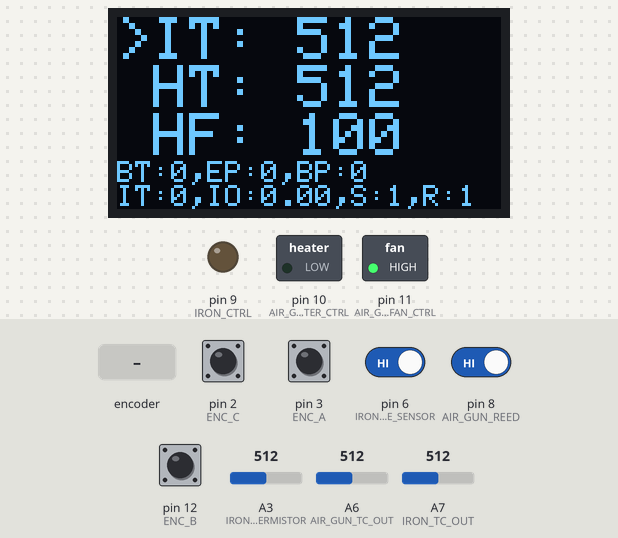
Recording of a sketch running on a simulated Arduino Nano, built with avr-gcc and run on an emulated ATmega328P. On the bench: 128×64 one-colour display, switched loads named in the sketch (green lamp = pin HIGH), output pins drawn as LEDs (lit = HIGH). The test bench sets the inputs (shaded band); at power-on: pin 2 (ENC_C), pin 3 (ENC_A), pin 6 (IRON_SHAKE_SENSOR), pin 8 (AIR_GUN_REED), pin 12 (ENC_B) HIGH, A6 (AIR_GUN_TC_OUT) = 512, A7 (IRON_TC_OUT) = 512, A3 (IRON_THERMISTOR) = 512. EEPROM starts erased.

Above: at 1.2 s.
1.3 s: pin 2 (ENC_C) pulled LOW for 0.15 s
At 2.2 s:
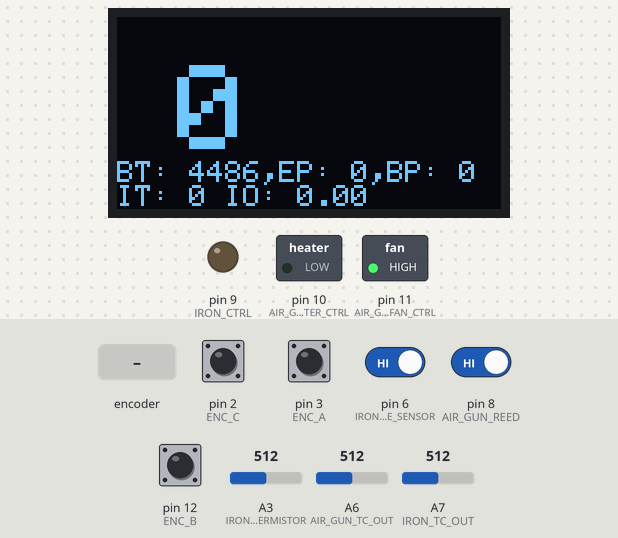
4.4 s: rotary encoder on pin 3 (ENC_A) / pin 12 (ENC_B) turned 3 steps (first pin leading)
At 5.5 s:
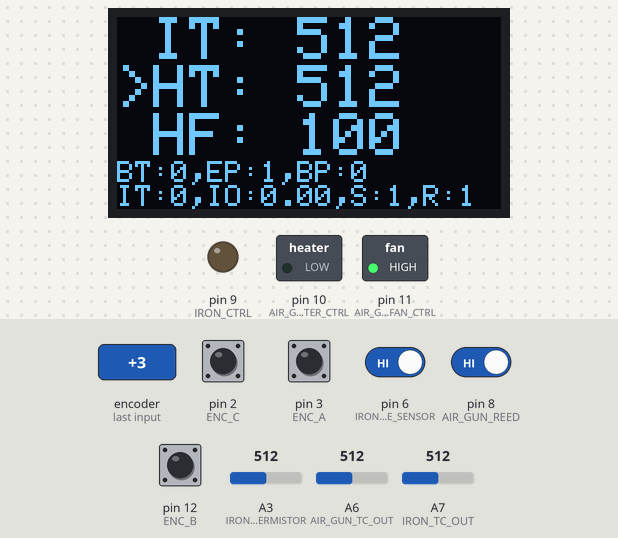
6.5 s: A6 (AIR_GUN_TC_OUT) set to 716
At 7.86 s:
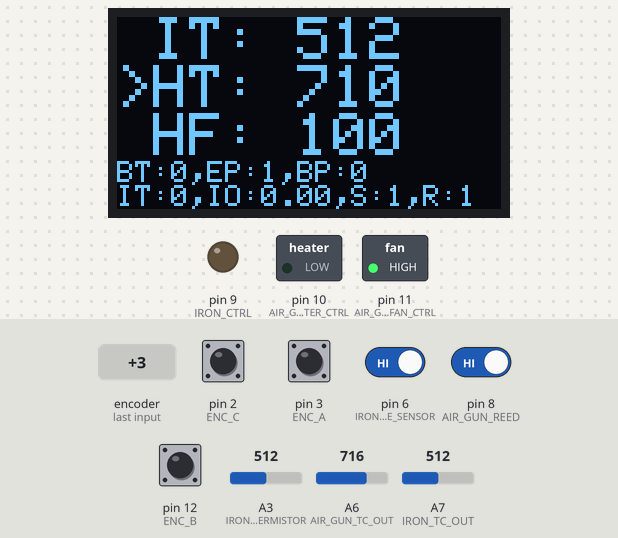
8.0 s: A7 (IRON_TC_OUT) set to 0
At 9.49 s:
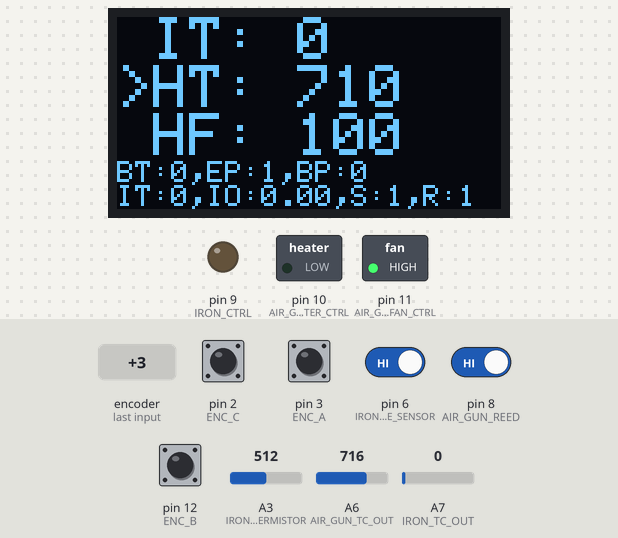
9.5 s: A7 (IRON_TC_OUT) set to 122
At 10.8 s:
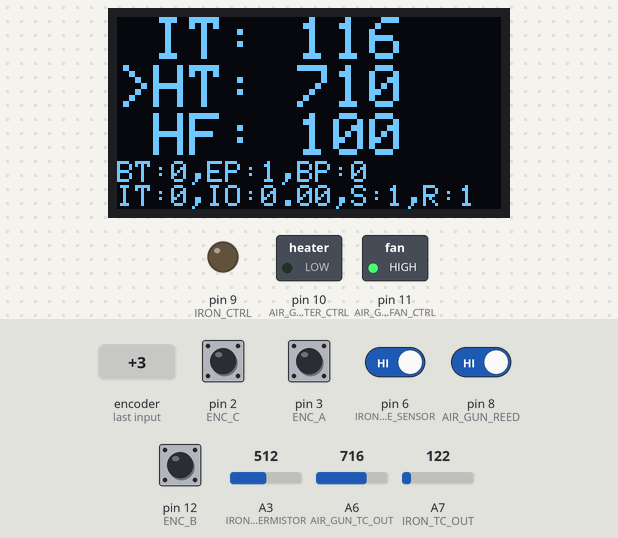
11.0 s: pin 6 (IRON_SHAKE_SENSOR) driven LOW
At 12.3 s:
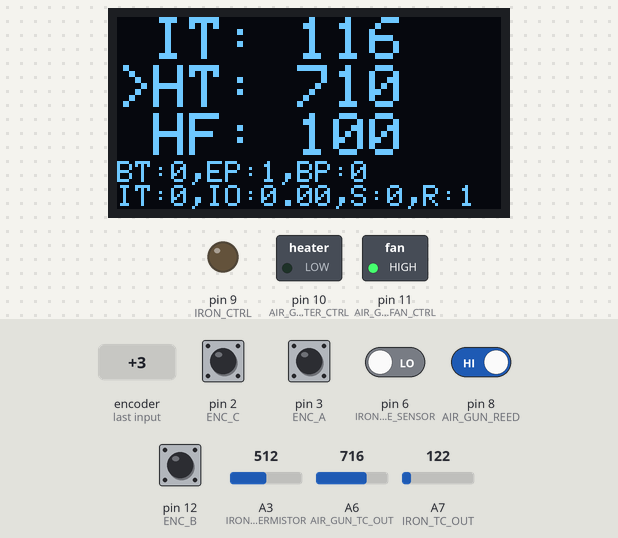
Timing chart, 0 to 13.5 s (numbered marks = the images above; inputs shaded):
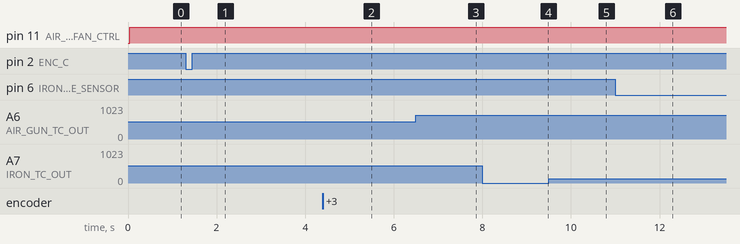

Measured:
- after the input at 1.3 s, the display: first changes after 0.21 s (image 1 shows a later state)
- after the input at 4.4 s, the display: first differs from a run without the input after 0.26 s (image 2 shows a later state)
- after the input at 6.5 s, the display: first changes after 0.06 s (image 3 shows a later state)
- after the input at 8.0 s, the display: first changes after 0.06 s (image 4 shows a later state)
- after the input at 9.5 s, the display: first changes after 0.06 s (image 5 shows a later state)
- after the input at 11.0 s, the display: changes after 0.07 s (image 6)

The sketch:

sst12_ha.ino
```cpp
#include <EEPROM.h>
//#include <SPI.h>
#include <Wire.h>
//#include <Adafruit_GFX.h>
#include <Adafruit_SSD1306.h>
//#include <max6675.h>
#include <PWM.h>
#include <PID_v1.h>

// UI display modes
#define UI_MAIN 0
#define UI_SET 1
#define UI_ABOUT 2

// UI cursor
#define SEL_IRON 0
#define SEL_HAG 1
#define SEL_HAG_FAN 2

/*#define UI_MM_IRON 0
#define UI_MM_HAG 1
#define UI_MM_SETTINGS 2
#define UI_IRON 3
#define UI_HAG 4
#define UI_SETTINGS 5
#define UI_ABOUT 6
*/
// encoder pins
#define ENC_A  3 // INT0
#define ENC_B  12
#define ENC_C  2 // INT1

// iron pins
#define IRON_CTRL 9
#define IRON_TC_OUT A7
#define IRON_SHAKE_SENSOR 6
#define IRON_THERMISTOR A3
#define AIR_GUN_HEATER_CTRL 10
#define AIR_GUN_TC_OUT A6
#define AIR_GUN_FAN_CTRL 11
#define AIR_GUN_REED 8

// max6675 thermocouple, temporary for calibration
//#define thermoDO 4
//#define thermoCS 5
//#define thermoCLK 7

//MAX6675 thermocouple(thermoCLK, thermoCS, thermoDO);

// Smoothing factor (0 = don't smooth)
const byte averageFactor = 7;

byte UIMode, UICursor;
unsigned long UIBackTimer;

int prevEncoderPos;
volatile int encoderPos;
volatile int encoderMin, encoderMax, encoderStep;
volatile bool encoderLooped = true;
volatile unsigned int btnPress = 0;

int EEMEM airGunFanCtrl_addr;

// Control variables
int ironTempCtrl, airGunTempCtrl, airGunFanCtrl;

// Sensor variables
int ironTemp, airGunTemp, ironHandleTemp, oldIronTemp, oldAirGunTemp;
byte ironSakeSensor, airGunReedSensor;

// PID variables for iron and air gun
//double pid_in, pid_out, pid_sp, air_gun_out, iron_out;
double iron_in, iron_out, iron_sp, air_gun_in, air_gun_out, air_gun_sp;

//PID myPID(&Input, &Output, &Setpoint, Kp, Ki, Kd, DIRECT);
//PID myPID(&pid_in, &pid_out, &pid_sp, 2, 5, 1, DIRECT);
PID iron_PID(&iron_in, &iron_out, &iron_sp, 2, 5, 1, DIRECT);
PID air_gun_PID(&air_gun_in, &air_gun_out, &air_gun_sp, 2, 5, 1, DIRECT);

#define SCREEN_WIDTH 128 // OLED display width, in pixels
#define SCREEN_HEIGHT 64 // OLED display height, in pixels

// Declaration for an SSD1306 display connected to I2C (SDA, SCL pins)
#define OLED_RESET     4 // Reset pin # (or -1 if sharing Arduino reset pin)
Adafruit_SSD1306 display(SCREEN_WIDTH, SCREEN_HEIGHT, &Wire, OLED_RESET);

//#if (SSD1306_LCDHEIGHT != 64)
//#error("Height incorrect, please fix Adafruit_SSD1306.h!");
//#endif

void setup() {
  // put your setup code here, to run once:
//  Serial.begin(9600);

// Lower PWM frequency to 30 Hz
//  TCCR1B = TCCR1B & 0b11111000 | 0x05;

// Init PWM and ctrl pins
// PWM lib. Init all timers except for 0, to save time keeping functions
//  InitTimersSafe();
  Timer1_Initialize();
// PWM lib. Set IRON_CTRL and AIR_GUN_HEATER_CTRL pins frequency to 3 Hz
  SetPinFrequencySafe(IRON_CTRL, 3);
  SetPinFrequencySafe(AIR_GUN_HEATER_CTRL, 3);
//  SetPinFrequencySafe(AIR_GUN_FAN_CTRL, 31372.55);

// Init control pins
  pinMode(IRON_CTRL, OUTPUT);
  pinMode(AIR_GUN_HEATER_CTRL, OUTPUT);
  pinMode(AIR_GUN_FAN_CTRL, OUTPUT);
//  analogWrite(IRON_CTRL, 0);
//  analogWrite(AIR_GUN_HEATER_CTRL, 0);
//  analogWrite(AIR_GUN_FAN_CTRL, 0);
  pwmWrite(IRON_CTRL, 0);
  pwmWrite(AIR_GUN_HEATER_CTRL, 0);
  pwmWrite(AIR_GUN_FAN_CTRL, 0);

// Init sensor pins
  pinMode(IRON_SHAKE_SENSOR, INPUT);
  pinMode(AIR_GUN_REED, INPUT);
  digitalWrite(IRON_SHAKE_SENSOR, HIGH);
  digitalWrite(AIR_GUN_REED, HIGH);

// Init encoder pins and assign functions to interruptions
  pinMode(ENC_A, INPUT);
  pinMode(ENC_B, INPUT);
  pinMode(ENC_C, INPUT);
  digitalWrite(ENC_A, HIGH);
  digitalWrite(ENC_B, HIGH);
  digitalWrite(ENC_C, HIGH);

// Encoder pin on interrupt 0 - pin 2
  attachInterrupt(0, doEncoderBtn, CHANGE);
// Encoder pin on interrupt 1 - pin 3
  attachInterrupt(1, doEncoderTune, CHANGE);

// Init OLED display
  display.begin(SSD1306_SWITCHCAPVCC, 0x3C);  // initialize with the I2C addr 0x3D (for the 128x64)

// Initial temp reading (for smoothing)
  ironTemp = analogRead(IRON_TC_OUT);
  airGunTemp = analogRead(AIR_GUN_TC_OUT);

// Init controls
  ironTempCtrl = 0; airGunTempCtrl = 0, airGunFanCtrl = 0;

// Init PIDs
  iron_in = 0; iron_sp = 0; iron_PID.SetMode(AUTOMATIC);
  air_gun_in = 0; air_gun_sp = 0; air_gun_PID.SetMode(AUTOMATIC);

// Temporary
  airGunFanCtrl = 100;

// for max6675
//  delay(1000);

  UICursor = 0;
  setUIMode(UI_ABOUT, 1000);

}

void loop() {

// Read sensor data
  readSensors();

// Calculate control values
  calcControls();

// Update control state
  setControls();

// Draw UI
  drawUI();

}

void drawUI() {
  String cc;

  if (UIBackTimer > 0 && UIBackTimer <= millis()) {
    setUIMode(UI_MAIN, 0);
  }

  display.clearDisplay();
  display.setTextColor(WHITE);

  switch (UIMode) {
    case UI_SET:
      display.setTextSize(4);
      display.setCursor(20,16);
      display.println(encoderPos);
      display.setTextSize(1);
      display.println("BT: " + String(UIBackTimer) + ",EP: " + String(encoderPos) + ",BP: " + String(btnPress));
      display.print("IT: " + String(ironTempCtrl));// + ",HT: " + String(airGunTempCtrl));// +",HF: " + String(airGunFanCtrl));
      display.print(" IO: " + String(iron_out));// + ",HT: " + String(airGunTempCtrl));// +",HF: " + String(airGunFanCtrl));
//      display.print(String(prevEncoderPos) + " " + String(encoderPos));

      if (prevEncoderPos != encoderPos) {
        switch (UICursor) {
          case SEL_IRON:
            ironTempCtrl = encoderPos;
            break;
          case SEL_HAG:
            airGunTempCtrl = encoderPos;
            break;
          case SEL_HAG_FAN:
            airGunFanCtrl = encoderPos;
        }
        prevEncoderPos = encoderPos;
        UIBackTimer = millis() + 3000;
      }

      if (btnPress == 1) {
        setUIMode(UI_MAIN, 0);
        btnPress = 0;
      }
      break;
    case UI_ABOUT:
      display.setTextSize(2);
      display.setCursor(0,0);
      display.println(" SST12_HA ");
      display.println("SW: 0.5");
      display.println("HW: REV A");
      display.setTextSize(1);
      display.println(String(UIBackTimer) + " " + String(millis()));
      display.println("kaspargoo@gmail.com");
      if (btnPress == 1) {
        setUIMode(UI_MAIN, 0);
        btnPress = 0;
      }
      break;
    default: // UI_MAIN
      UICursor = encoderPos;
      display.setTextSize(2);
      display.setCursor(0,0);
      if (UICursor == SEL_IRON) cc = ">"; else cc = " ";
      display.print(cc + "IT: ");
      display.println(ironTemp);
      if (UICursor == SEL_HAG) cc = ">"; else cc = " ";
      display.print(cc + "HT: ");
      display.println(airGunTemp);
      if (UICursor == SEL_HAG_FAN) cc = ">"; else cc = " ";
      display.print(cc + "HF: ");
      display.println(airGunFanCtrl);
      display.setTextSize(1);

      display.println("BT:" + String(UIBackTimer) + ",EP:" + String(encoderPos) + ",BP:" + String(btnPress));
      display.println("IT:" + String(ironTempCtrl) + ",IO:" + String(iron_out) + ",S:" + String(ironSakeSensor) + ",R:" + String(airGunReedSensor));// + ",HT: " + String(airGunTempCtrl));// +",HF: " + String(airGunFanCtrl));
      //display.print(",HT: " + String(airGunTempCtrl));// +",HF: " + String(airGunFanCtrl));

      if (btnPress == 1) {
        setUIMode(UI_SET, 3000);
        btnPress = 0;
      }
  }

  display.display();

//  display.setTextColor(BLACK, WHITE); // 'inverted' text
//  display.drawPixel(10, 10, WHITE);

}

void setUIMode(unsigned int mode, unsigned int backTimer) {

  switch (mode) {
    case UI_SET:
      UIMode = UI_SET;
      switch (UICursor) {
        case SEL_IRON:
          initEncoder(ironTempCtrl, 0, 750, 10, false);
          break;
        case SEL_HAG:
          initEncoder(airGunTempCtrl, 0, 750, 10, false);
          break;
        case SEL_HAG_FAN:
          initEncoder(airGunFanCtrl, 0, 100, 10, false);
      }
      break;
    case UI_ABOUT:
      UIMode = UI_ABOUT;
      break;
    default: //UI_MAIN
// If we are switching from UI_SET mode then update values in EEPROM
      if (UIMode = UI_SET) {
        EEPROM.put((int)&airGunFanCtrl_addr, airGunFanCtrl);
      }
      UIMode = UI_MAIN;
      initEncoder(UICursor, 0, 2, 1, true);
  }

  if (backTimer > 0) UIBackTimer = millis() + backTimer;
  else UIBackTimer = 0;

}

void readSensors() {
  // Display Temperature in C
//  double tempReading2 = thermocouple.readCelsius();
//  Serial.println(tempReading2);
//  float tempVolts = tempReading * 3.3 / 1024.0;
//  float tempC = (tempVolts - 0.5) * 100.0;

//  int tempReading = analogRead(AIR_GUN_TC_OUT);
//  airGunTemp = tempReading;
  oldAirGunTemp = airGunTemp;
  airGunTemp = analogRead(AIR_GUN_TC_OUT);

  if (averageFactor > 0) {
    airGunTemp = (oldAirGunTemp * (averageFactor - 1) + airGunTemp) / averageFactor;
  }

  ironHandleTemp = analogRead(IRON_THERMISTOR);

// Stop iron PWM to read temperature
//  analogWrite(IRON_CTRL, 0);
  pwmWrite(IRON_CTRL, 0);
  delay(10);

  oldIronTemp = ironTemp;
  ironTemp = analogRead(IRON_TC_OUT);

  if (averageFactor > 0) {
    ironTemp = (oldIronTemp * (averageFactor - 1) + ironTemp) / averageFactor;
  }

  ironSakeSensor = digitalRead(IRON_SHAKE_SENSOR);
  airGunReedSensor = digitalRead(AIR_GUN_REED);

}

void calcControls() {

  if (ironTempCtrl > 0) {
    iron_sp = ironTempCtrl;
    iron_in = ironTemp;
    iron_PID.Compute();
//    iron_out = pid_out;
  }
  else iron_out = 0;

  if (airGunTempCtrl > 0) {
    air_gun_sp = airGunTempCtrl;
    air_gun_in = airGunTemp;
    air_gun_PID.Compute();
//    air_gun_out = pid_out;
  }
  else air_gun_out = 0;

}

void setControls() {
//  analogWrite(IRON_CTRL, iron_out);
  pwmWrite(IRON_CTRL, iron_out);
// Limit air heater power to 20%
//  analogWrite(AIR_GUN_HEATER_CTRL, 0.1 * air_gun_out);
  pwmWrite(AIR_GUN_HEATER_CTRL, 0.1 * air_gun_out);
//  analogWrite(AIR_GUN_FAN_CTRL, 255 * airGunFanCtrl / 100);
  pwmWrite(AIR_GUN_FAN_CTRL, 255 * airGunFanCtrl / 100);
}

void initEncoder(unsigned int cur, unsigned int min, unsigned int max, unsigned int step, bool looped) {
  encoderPos = cur; encoderMin = min; encoderMax = max; encoderStep = step; encoderLooped = looped;
}

void doEncoderBtn() {

  if (digitalRead(ENC_C) == HIGH) {
    btnPress = 1;
  }
//  Serial.println("Btn changed");
}

void doEncoderTune() {

int diff = 0;

  if (digitalRead(ENC_A) == HIGH) {   // found a low-to-high on channel A
/*    if (digitalRead(ENC_B) == LOW)    // check channel B to see which way encoder is turning
      encoderPos = encoderPos - 1;    // CCW
    else
      encoderPos = encoderPos + 1;    // CW
*/  }
  else {                              // found a high-to-low on channel A
    if (digitalRead(ENC_B) == LOW)    // check channel B to see which way encoder is turning
      diff = encoderStep;    // CW
    else
      diff = -encoderStep;   // CCW
    }


  if (encoderPos + diff > encoderMax) {
    if (encoderLooped)
      encoderPos = encoderMin;
    else
      encoderPos = encoderMax;
  } else if (encoderPos + diff < encoderMin) {
    if (encoderLooped)
      encoderPos = encoderMax;
    else
      encoderPos = encoderMin;
  } else {
    encoderPos = encoderPos + diff;
  }

//  Serial.println (encoderPos, DEC);
}
```
